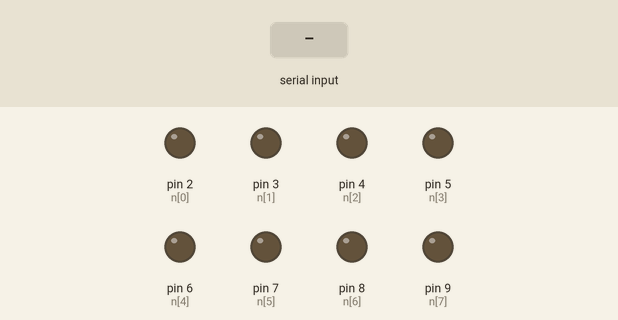
Simulated run of this sketch. Board: Arduino Uno, built with avr-gcc and run on an emulated ATmega328P. Parts: output pins drawn as LEDs (lit = HIGH). The test bench sets the inputs (shaded band).

Above: at 1.2 s.
1.3 s: "5\n" received over Serial
At 2.2 s:
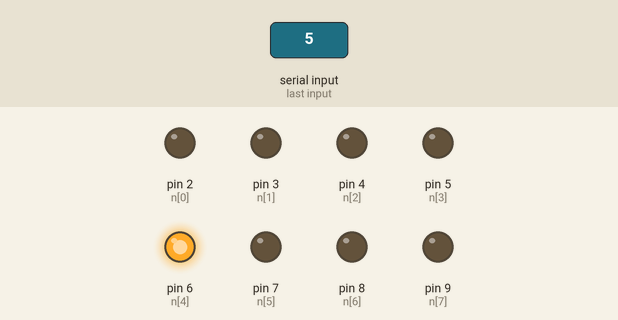
Timing chart, 0 to 4.3 s (numbered marks = the images above; inputs shaded):
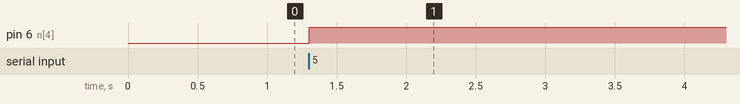

The sketch:

sketch_may31a.ino
```cpp
int n[8]={2,3,4,5,6,7,8,9};
void setup() {
  for(int i=0;i<8;i++) pinMode(n[i],OUTPUT);
  Serial.begin(9600);

}

void loop() {
  if(Serial.available()){
    int a=Serial.parseInt();
    int l=n[a-1];
    digitalWrite(n[a-1],l^1);
  }

}
```

Measured:
- after the input at 1.3 s, pin 6 (n[4]): LOW → HIGH at once
